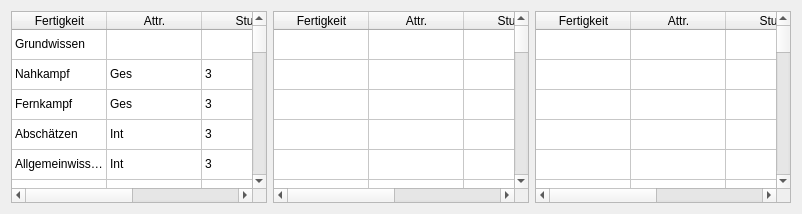
     <widget class="QWidget" name="tab_fertigkeiten">
      <attribute name="title">
       <string>Fertigkeiten</string>
      </attribute>
      <layout class="QVBoxLayout" name="verticalLayout_7">
       <item>
        <layout class="QHBoxLayout" name="horizontalLayout_6">
         <item>
          <widget class="QTableWidget" name="tableWidget_fertigkeiten_links">
           <property name="rowCount">
            <number>30</number>
           </property>
           <attribute name="horizontalHeaderDefaultSectionSize">
            <number>95</number>
           </attribute>
           <attribute name="horizontalHeaderStretchLastSection">
            <bool>true</bool>
           </attribute>
           <attribute name="verticalHeaderVisible">
            <bool>false</bool>
           </attribute>
           <row/>
           <row/>
           <row/>
           <row/>
           <row/>
           <row/>
           <row/>
           <row/>
           <row/>
           <row/>
           <row/>
           <row/>
           <row/>
           <row/>
           <row/>
           <row/>
           <row/>
           <row/>
           <row/>
           <row/>
           <row/>
           <row/>
           <row/>
           <row/>
           <row/>
           <row/>
           <row/>
           <row/>
           <row/>
           <row/>
           <column>
            <property name="text">
             <string>Fertigkeit</string>
            </property>
           </column>
           <column>
            <property name="text">
             <string>Attr.</string>
            </property>
           </column>
           <column>
            <property name="text">
             <string>Stufe</string>
            </property>
           </column>
           <column>
            <property name="text">
             <string>EW</string>
            </property>
           </column>
           <item row="0" column="0">
            <property name="text">
             <string>Grundwissen</string>
            </property>
           </item>
           <item row="1" column="0">
            <property name="text">
             <string>Nahkampf</string>
            </property>
           </item>
           <item row="1" column="1">
            <property name="text">
             <string>Ges</string>
            </property>
           </item>
           <item row="1" column="2">
            <property name="text">
             <string>3</string>
            </property>
           </item>
           <item row="1" column="3">
            <property name="text">
             <string/>
            </property>
           </item>
           <item row="2" column="0">
            <property name="text">
             <string>Fernkampf</string>
            </property>
           </item>
           <item row="2" column="1">
            <property name="text">
             <string>Ges</string>
            </property>
           </item>
           <item row="2" column="2">
            <property name="text">
             <string>3</string>
            </property>
           </item>
           <item row="2" column="3">
            <property name="text">
             <string/>
            </property>
           </item>
           <item row="3" column="0">
            <property name="text">
             <string>Abschätzen</string>
            </property>
           </item>
           <item row="3" column="1">
            <property name="text">
             <string>Int</string>
            </property>
           </item>
           <item row="3" column="2">
            <property name="text">
             <string>3</string>
            </property>
           </item>
           <item row="3" column="3">
            <property name="text">
             <string/>
            </property>
           </item>
           <item row="4" column="0">
            <property name="text">
             <string>Allgemeinwissen</string>
            </property>
           </item>
           <item row="4" column="1">
            <property name="text">
             <string>Int</string>
            </property>
           </item>
           <item row="4" column="2">
            <property name="text">
             <string>3</string>
            </property>
           </item>
           <item row="4" column="3">
            <property name="text">
             <string/>
            </property>
           </item>
           <item row="5" column="0">
            <property name="text">
             <string>Arbeitssuche</string>
            </property>
           </item>
           <item row="5" column="1">
            <property name="text">
             <string>Int</string>
            </property>
           </item>
           <item row="5" column="2">
            <property name="text">
             <string>3</string>
            </property>
           </item>
           <item row="5" column="3">
            <property name="text">
             <string/>
            </property>
           </item>
           <item row="6" column="0">
            <property name="text">
             <string>Balancieren</string>
            </property>
           </item>
           <item row="6" column="1">
            <property name="text">
             <string>Ges</string>
            </property>
           </item>
           <item row="6" column="2">
            <property name="text">
             <string>3</string>
            </property>
           </item>
           <item row="6" column="3">
            <property name="text">
             <string/>
            </property>
           </item>
           <item row="7" column="0">
            <property name="text">
             <string>Durchsuchen</string>
            </property>
           </item>
           <item row="7" column="1">
            <property name="text">
             <string>Int</string>
            </property>
           </item>
           <item row="7" column="2">
            <property name="text">
             <string>3</string>
            </property>
           </item>
           <item row="7" column="3">
            <property name="text">
             <string/>
            </property>
           </item>
           <item row="8" column="0">
            <property name="text">
             <string>Entdecken</string>
            </property>
           </item>
           <item row="8" column="1">
            <property name="text">
             <string>Int</string>
            </property>
           </item>
           <item row="8" column="2">
            <property name="text">
             <string>3</string>
            </property>
           </item>
           <item row="8" column="3">
            <property name="text">
             <string/>
            </property>
           </item>
           <item row="9" column="0">
            <property name="text">
             <string>Erinnern</string>
            </property>
           </item>
           <item row="9" column="1">
            <property name="text">
             <string>Int</string>
            </property>
           </item>
           <item row="9" column="2">
            <property name="text">
             <string>3</string>
            </property>
           </item>
           <item row="9" column="3">
            <property name="text">
             <string/>
            </property>
           </item>
           <item row="10" column="0">
            <property name="text">
             <string>Fangen</string>
            </property>
           </item>
           <item row="10" column="1">
            <property name="text">
             <string>Ges</string>
            </property>
           </item>
           <item row="10" column="2">
            <property name="text">
             <string>3</string>
            </property>
           </item>
           <item row="10" column="3">
            <property name="text">
             <string/>
            </property>
           </item>
           <item row="11" column="0">
            <property name="text">
             <string>Klettern</string>
            </property>
           </item>
           <item row="11" column="1">
            <property name="text">
             <string>Ges</string>
            </property>
           </item>
           <item row="11" column="2">
            <property name="text">
             <string>3</string>
            </property>
           </item>
           <item row="11" column="3">
            <property name="text">
             <string/>
            </property>
           </item>
           <item row="12" column="0">
            <property name="text">
             <string>Lauschen</string>
            </property>
           </item>
           <item row="12" column="1">
            <property name="text">
             <string>Int</string>
            </property>
           </item>
           <item row="12" column="2">
            <property name="text">
             <string>3</string>
            </property>
           </item>
           <item row="12" column="3">
            <property name="text">
             <string/>
            </property>
           </item>
           <item row="13" column="0">
            <property name="text">
             <string>Schwimmern</string>
            </property>
           </item>
           <item row="13" column="1">
            <property name="text">
             <string>Kon</string>
            </property>
           </item>
           <item row="13" column="2">
            <property name="text">
             <string>3</string>
            </property>
           </item>
           <item row="13" column="3">
            <property name="text">
             <string/>
            </property>
           </item>
           <item row="14" column="0">
            <property name="text">
             <string>Springen</string>
            </property>
           </item>
           <item row="14" column="1">
            <property name="text">
             <string>Stä</string>
            </property>
           </item>
           <item row="14" column="2">
            <property name="text">
             <string>3</string>
            </property>
           </item>
           <item row="14" column="3">
            <property name="text">
             <string/>
            </property>
           </item>
           <item row="15" column="0">
            <property name="text">
             <string>Verführen</string>
            </property>
           </item>
           <item row="15" column="1">
            <property name="text">
             <string>Cha</string>
            </property>
           </item>
           <item row="15" column="2">
            <property name="text">
             <string>3</string>
            </property>
           </item>
           <item row="15" column="3">
            <property name="text">
             <string/>
            </property>
           </item>
           <item row="16" column="0">
            <property name="text">
             <string>Verhandeln</string>
            </property>
           </item>
           <item row="16" column="1">
            <property name="text">
             <string>Cha</string>
            </property>
           </item>
           <item row="16" column="2">
            <property name="text">
             <string>3</string>
            </property>
           </item>
           <item row="16" column="3">
            <property name="text">
             <string/>
            </property>
           </item>
           <item row="17" column="0">
            <property name="text">
             <string>Sprache Basic</string>
            </property>
           </item>
           <item row="17" column="1">
            <property name="text">
             <string>-</string>
            </property>
           </item>
           <item row="17" column="2">
            <property name="text">
             <string>3</string>
            </property>
           </item>
           <item row="17" column="3">
            <property name="text">
             <string>-</string>
            </property>
           </item>
          </widget>
         </item>
         <item>
          <widget class="QTableWidget" name="tableWidget_fertigkeiten_mitte">
           <property name="rowCount">
            <number>30</number>
           </property>
           <attribute name="horizontalHeaderDefaultSectionSize">
            <number>95</number>
           </attribute>
           <attribute name="horizontalHeaderStretchLastSection">
            <bool>true</bool>
           </attribute>
           <attribute name="verticalHeaderVisible">
            <bool>false</bool>
           </attribute>
           <row/>
           <row/>
           <row/>
           <row/>
           <row/>
           <row/>
           <row/>
           <row/>
           <row/>
           <row/>
           <row/>
           <row/>
           <row/>
           <row/>
           <row/>
           <row/>
           <row/>
           <row/>
           <row/>
           <row/>
           <row/>
           <row/>
           <row/>
           <row/>
           <row/>
           <row/>
           <row/>
           <row/>
           <row/>
           <row/>
           <column>
            <property name="text">
             <string>Fertigkeit</string>
            </property>
           </column>
           <column>
            <property name="text">
             <string>Attr.</string>
            </property>
           </column>
           <column>
            <property name="text">
             <string>Stufe</string>
            </property>
           </column>
           <column>
            <property name="text">
             <string>EW</string>
            </property>
           </column>
          </widget>
         </item>
         <item>
          <widget class="QTableWidget" name="tableWidget_fertigkeiten_rechts">
           <property name="rowCount">
            <number>30</number>
           </property>
           <attribute name="horizontalHeaderDefaultSectionSize">
            <number>95</number>
           </attribute>
           <attribute name="horizontalHeaderStretchLastSection">
            <bool>true</bool>
           </attribute>
           <attribute name="verticalHeaderVisible">
            <bool>false</bool>
           </attribute>
           <row/>
           <row/>
           <row/>
           <row/>
           <row/>
           <row/>
           <row/>
           <row/>
           <row/>
           <row/>
           <row/>
           <row/>
           <row/>
           <row/>
           <row/>
           <row/>
           <row/>
           <row/>
           <row/>
           <row/>
           <row/>
           <row/>
           <row/>
           <row/>
           <row/>
           <row/>
           <row/>
           <row/>
           <row/>
           <row/>
           <column>
            <property name="text">
             <string>Fertigkeit</string>
            </property>
           </column>
           <column>
            <property name="text">
             <string>Attr.</string>
            </property>
           </column>
           <column>
            <property name="text">
             <string>Stufe</string>
            </property>
           </column>
           <column>
            <property name="text">
             <string>EW</string>
            </property>
           </column>
          </widget>
         </item>
        </layout>
       </item>
      </layout>
     </widget>
